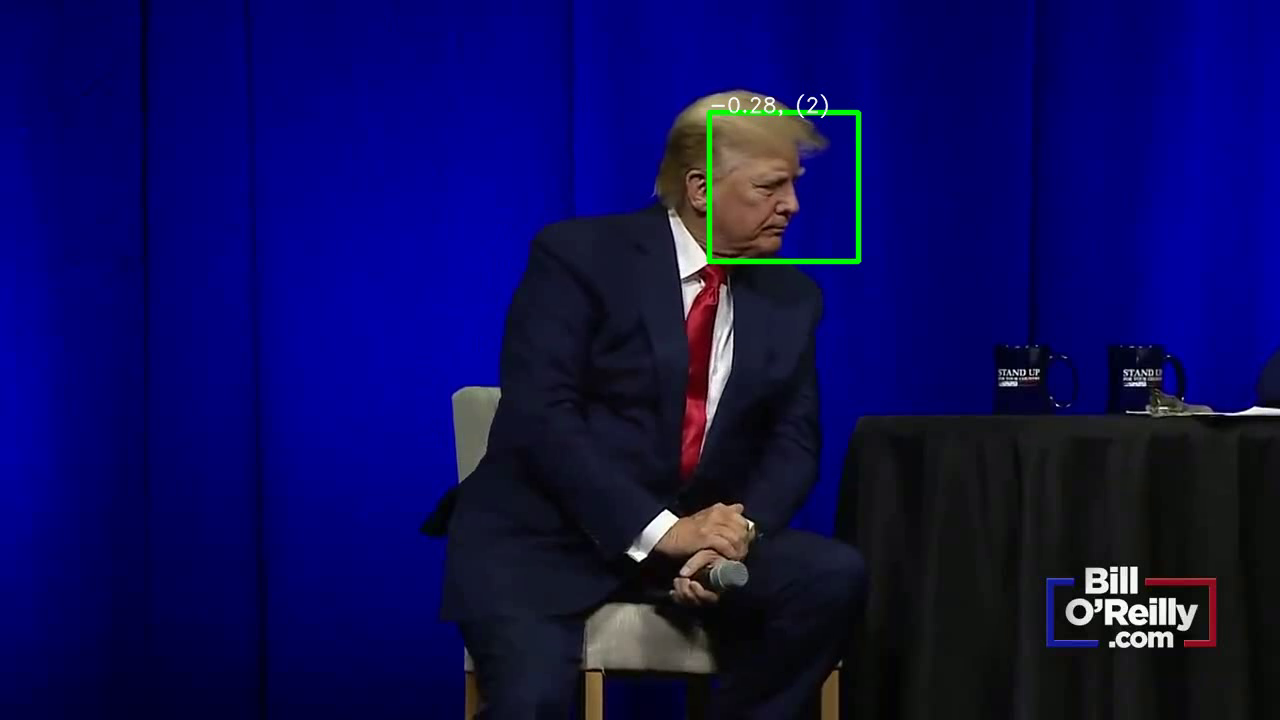
#> input picture frame 15 of video/15.mp4, 1280 x 720 px
$ jupyter execute --allow-errors Day3_OpenCV.ipynb
#> lines starting #> are read from the running program, lines starting #| are printed output that depends on the picture; after the words box and inside, x2 and y2 are one past the last pixel; in counts of white or black regions, pixels touching at a corner belong together; pictures that were not available may be replaced by others from this repository, and a replacement may not be noted
# Module 13 背景提取 & hough 霍夫變換
> 背景減除 (Background Subtraction) 是許多基於計算機視覺的任務中的主要預處理步驟。如果我們有完整的`靜止的背景幀`,那麼我們可以通過`幀差法`來計算畫素差從而獲取到前景物件。但是在大多數情況下, 我們可能沒有這樣的影像, 所以我們需要從我們擁有的任何影像中`提取背景`。當運動物體有陰影時,由於陰影也在移動,情況會變的變得更加複雜。為此引入了背景減除演算法,通過這一方法我們能夠從視訊中`分離出運動的物體前景`, 從而達到目標檢測的目的。 OpenCV已經實現了幾種非常容易使用的演算法。

> `大多數場景中相機的位置也是相對固定的, 尤其是在視頻安全程式中。在學習背景分割之前，首先需要瞭解背景模型`

> ### 幀差法 :
> 用前面一幀作為背景圖像，與當前幀進行相減，如果其相減後的絕對值大於閾值，則圖元點變為255， 否則變為0，通過這種方法來找出視頻中運動的物體<br>

>不過這種方法對光照與噪聲影響非常敏感，好的辦法是通過對`前面一系列幀提取背景模型進行相減`，OpenCV中實現的背景模型提取算法有兩種，一種是基於高斯混合模型GMM實現的背景提取，另外一種是基於最近鄰KNN實現的。

>

## 13-1 MOG 背景提取
> ### 高斯混合模型分離演算法, 全稱 Mixture of Gaussians
> 它使用 K（K=3 或 5）個高斯分佈混合對背景圖元進行建模。混合的權重表示這些顏色停留在場景中的時間比例，`背景顏色是那些保持更長時間和更靜態的顏色`。

> 在編寫代碼時，我們需要使用函數 ：`cv2.createBackgroundSubtractorMOG()` 創建一個背景物件。這個函數有些可選參數，比如要進行建模場景的時間長度，高斯混合成分的數量，閾值等。將他們`全部設置為預設值`。然後在整個視頻中我們是需要使用 backgroundsubtractor.apply() 就可以得到前景的遮罩圖。

> default : history=200, nmixtures=5, backgroundRatio=0.7

#> (a cell that did not finish here is left out)

### MOG2 : 高斯混合模型分離演算法,是 MOG 的改進演算法 Geometric Multigid
> 這個演算法的一個特點是它為每一個圖元選擇一個`合適數目的高斯分佈`。（上一個方法中我們使用是 `K 高斯分佈`）。它能更好地適應光照不同等各種場景。 和前面一樣我們需要創建一個背景物件。但在這裡我們可以選擇是否檢測陰影。如果 detectShadows = True（預設值），它就會檢測並將影子標記出來，但是這樣做會降低處理速度。影子會被標記為灰色。

> 主要通過視頻中的背景進行建模，實現背景消除，生成 mask 圖像，通過對 mask 二值圖像分析實現對前景活動物件的區域的提取，整個步驟如下：
> * 初始化背景建模物件 GMM
> * 讀取視頻一幀
> * 使用背景建模消除生成 mask
> * 對 mask 進行輪廓分析提取 ROI
> * 繪製 ROI 對象

[cell 2]
import numpy as np
import cv2

# cap = cv2.VideoCapture('./video/vtest.avi')
cap = cv2.VideoCapture('./video/15.mp4')

# cap = cv2.VideoCapture(0)

fgbg = cv2.createBackgroundSubtractorMOG2(history=1, detectShadows = True)   # MOG2
fgbg1 = cv2.createBackgroundSubtractorMOG2(history=200, detectShadows = False)   # MOG2

while(1):
    ret, frame = cap.read()
#> frame is the input picture: shape (720, 1280, 3); mean B, G, R 88.4, 12.3, 12.7
    if not ret : break

    frame = cv2.resize(frame, (800,450), interpolation = cv2.INTER_NEAREST)
#> frame: shape (450, 800, 3)

    fgmask = fgbg.apply(frame)
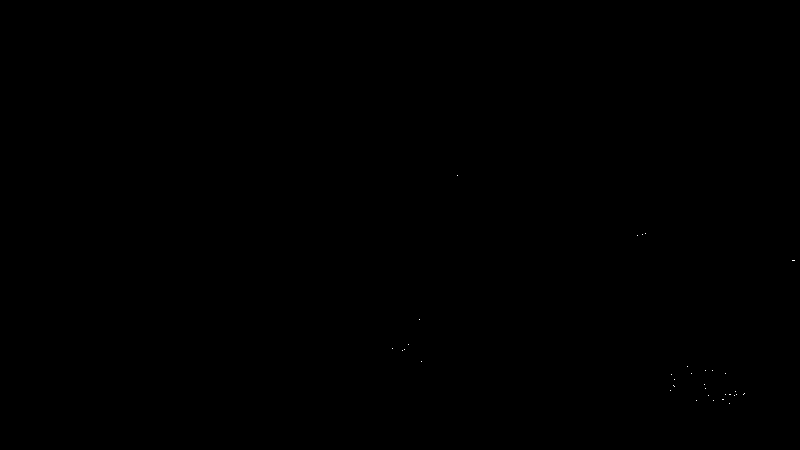
#> fgmask: shape (450, 800); values 127 (black) and 255 (white), 0.01% white in thin lines or dots, all inside (x1, y1, x2, y2) = (392, 175, 795, 404)
    fgmask1 = fgbg1.apply(frame)
#> fgmask1: shape (450, 800); every value is 255
    cv2.imshow('original', frame)
    cv2.imshow('frame shadows = 1', fgmask)
    cv2.imshow('frame shadows = 0', fgmask1)
    k = cv2.waitKey(80) & 0xff
#> (key Esc is pressed here)
    if k == 27:
        break

cap.release()
cv2.destroyAllWindows()
cv2.waitKey(1)

### GMG : 此演算法結合了靜態背景圖像估計和每個圖元的貝葉斯分割 （per-pixel Bayesian segmentation）
> 它使用前面很少的圖像（預設為前 120 幀）進行背景建模。它採用概率前景分割演算法，使用貝葉斯推斷識別可能的前景物件。這是一種`自我調整的估計`，新觀察到的物件比舊的物件具有更高的權重，從而對光照變化產生適應。一些`形態學操作如開運算, 閉運算等`被用來除去不需要的噪音。在開始的前幾幀圖像中你會看到一個黑色視窗。

> GMG 由於需要先學習，因此一開始不會顯示。

[cell 3]
import numpy as np
import cv2

cap = cv2.VideoCapture('./video/15.mp4')

kernel = cv2.getStructuringElement(cv2.MORPH_ELLIPSE,(3,3))
fgbg = cv2.bgsegm.createBackgroundSubtractorGMG()                # GMG

while(1):
    ret, frame = cap.read()
    if not ret : break

    frame = cv2.resize(frame, (800,450), interpolation = cv2.INTER_NEAREST)

    fgmask = fgbg.apply(frame)
#> fgmask: shape (450, 800); every value is 0
#     fgmask = cv2.morphologyEx(fgmask, cv2.MORPH_OPEN, kernel)
    cv2.imshow('original', frame)
    cv2.imshow('frame',fgmask)
    k = cv2.waitKey(80) & 0xff
#> (key Esc is pressed here)
    if k == 27:
        break

cap.release()
cv2.destroyAllWindows()
cv2.waitKey(1)

### Mog, Mog2, Knn, GMG

|method | 說明                                 | 語法                    |
|-------|-------------------------------------|------------------------|
|MOG    | 基於混合高斯進行背景建模               |BackgroundSubtractorMOG|
|MOG2   | 基於混合高斯進行背景建模，MOG的升級版本 |BackgroundSubtractorMOG2|
|KNN    | 基於K最近鄰進行背景建模                |BackgroundSubtractorKNN|
|GMG    | 基於畫素顏色進行背景建模               |BackgroundSubtractorGMG|

[cell 4]
import cv2

# bs = cv2.bgsegm.createBackgroundSubtractorMOG()
# bs = cv2.createBackgroundSubtractorMOG2()
bs = cv2.createBackgroundSubtractorKNN()
# bs = cv2.bgsegm.createBackgroundSubtractorGMG()     # slow

# cap = cv2.VideoCapture(0)
cap = cv2.VideoCapture('./video/15.mp4')
ratio = cap.get(cv2.CAP_PROP_FRAME_WIDTH) / cap.get(cv2.CAP_PROP_FRAME_HEIGHT)

WIDTH = 400
HEIGHT = int(WIDTH / ratio)

while True:
    ret, frame = cap.read()
    if not ret : break

    frame = cv2.resize(frame, (WIDTH, HEIGHT))
#> frame: shape (225, 400, 3)
    frame = cv2.flip(frame, 1)
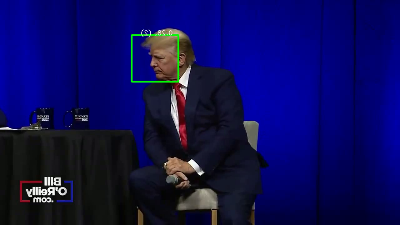
#> frame: shape (225, 400, 3); mean B, G, R 88.3, 12.2, 12.6

    gray = bs.apply(frame)                   # 演算法中自動會進行灰階和模糊化
#> gray: shape (225, 400); every value is 255
    mask = cv2.threshold(gray, 30, 255, cv2.THRESH_BINARY)[1]
    mask = cv2.erode(mask, None, iterations=2)
    mask = cv2.dilate(mask, None, iterations=10)

    contours, hierarchy = cv2.findContours(mask, cv2.RETR_EXTERNAL, cv2.CHAIN_APPROX_SIMPLE)
#> contours = [[[0, 0], [0, 224], [399, 224], [399, 0]]]

    for c in contours:
        if cv2.contourArea(c) < 200:
            continue

        cv2.drawContours(frame, contours, -1, (0, 255, 255), 2)   # 畫出輪廓
        (x, y, w, h) = cv2.boundingRect(c)                       # 畫出矩型
        cv2.rectangle(frame, (x,y), (x+w, y+h), (0, 255, 0), 2)
#> this loop made 1 pass
#> (c, x, y, w, h) on pass 1: ([[0, 0], [0, 224], [399, 224], [399, 0]], 0, 0, 400, 225)
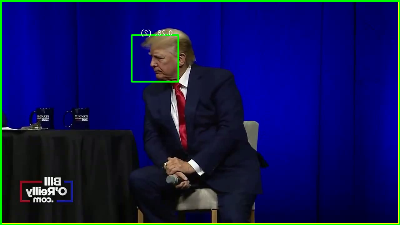
#> frame: shape (225, 400, 3); 2.76% of pixels changed, all inside (x1, y1, x2, y2) = (0, 0, 400, 225)

    mask = cv2.cvtColor(mask, cv2.COLOR_GRAY2BGR)
#> mask: shape (225, 400, 3); every value is 255
    frame = cv2.hconcat([frame, mask])
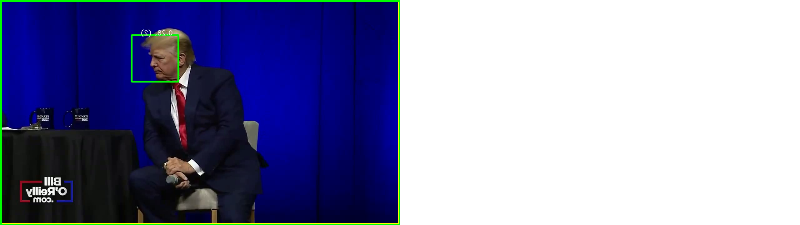
#> frame: shape (225, 800, 3); mean B, G, R 170.5, 137.1, 134.6

    cv2.imshow('frame', frame)
    if cv2.waitKey(1) == 27:
#> (key Esc is pressed here)
        break
cap.release()
cv2.destroyAllWindows()
cv2.waitKey(1)
#> Out = 27

## 13-2 K-Nearest(KNN) 鄰近演算法 K-nearest neigbours
> 鄰近演算法，或者說K最近鄰 (kNN，k-NearestNeighbor) 分類演算法是資料探勘分類技術中最簡單的方法之一。所謂 K 最近鄰，就是 k 個最近的鄰居的意思，說的是每個樣本都可以用它`最接近的k個鄰居來代表`。<br>

> kNN 演算法的核心思想是如果一個樣本在特徵空間中的 k 個最相鄰的樣本中的大多數屬於某一個類別，則該樣本也屬於這個類別，並具有這個類別上樣本的特性。該方法在確定`分類決策`上只依據最鄰近的一個或者幾個樣本的類別來決定待分樣本所屬的類別。 kNN方法在類別決策時，只與極少量的相鄰樣本有關。由於kNN方法主要靠周圍有限的鄰近的樣本，而不是靠判別類域的方法來確定所屬類別的，因此對於類域的交叉或重疊較多的待分樣本集來說，kNN方法較其他方法更為適合。

[cell 5]
import numpy as np
import cv2

# cap = cv2.VideoCapture('./video/vtest.avi')
cap = cv2.VideoCapture('./video/overpass.mp4')

bs = cv2.createBackgroundSubtractorKNN(detectShadows=True)

while True:
    ret, frame = cap.read()
    if not ret : break

    frame = cv2.resize(frame, (800,500), interpolation = cv2.INTER_NEAREST)
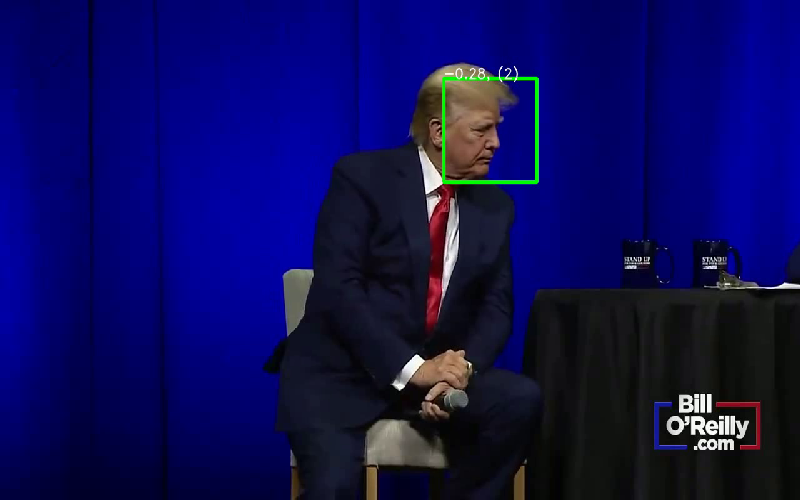
#> frame: shape (500, 800, 3); mean B, G, R 88.5, 12.3, 12.7

    fg_mask = bs.apply(frame)
#> fg_mask: shape (500, 800); every value is 255
    cv2.imshow('frame', fg_mask)
    cv2.imshow('original', frame)
    k = cv2.waitKey(80) & 0xff
#> (key Esc is pressed here)
    if k == 27:
        break

cap.release()
cv2.destroyAllWindows()
cv2.waitKey(1)
#> Out = 27

$ run again, starting later in the video
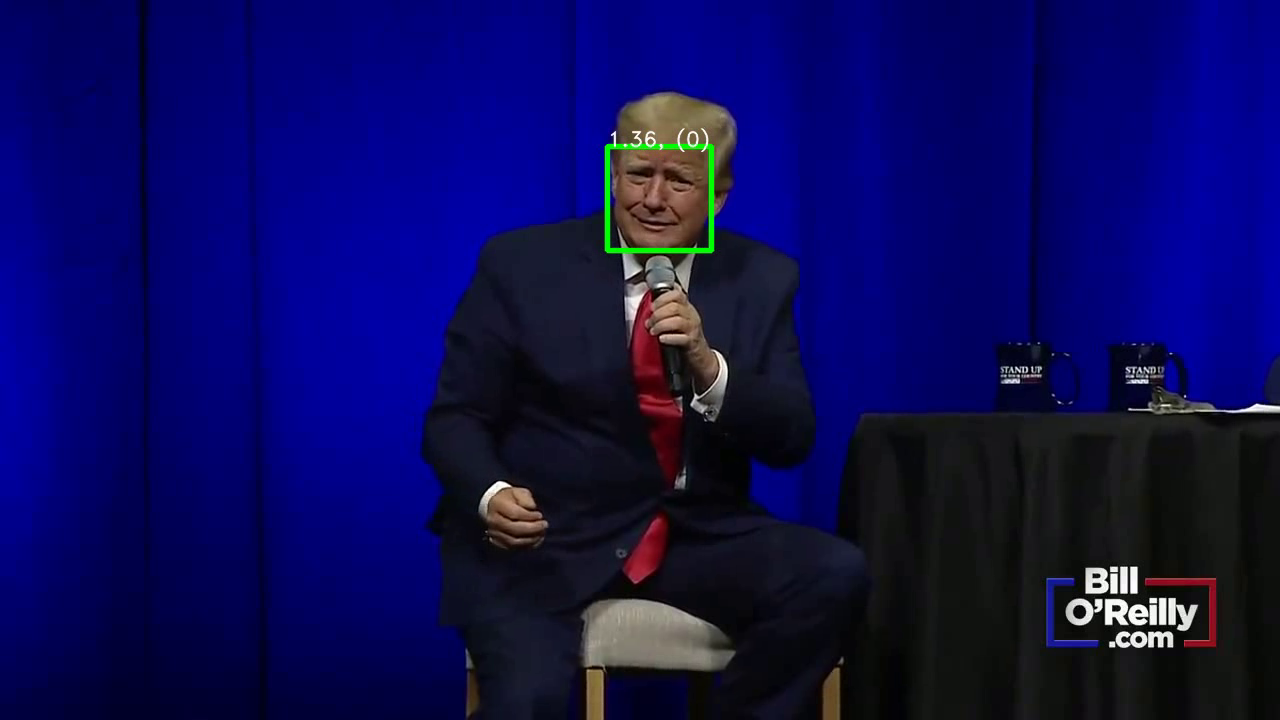
#> input picture frame 69 of video/15.mp4, 1280 x 720 px
#> frame is the input picture: shape (720, 1280, 3); mean B, G, R 86.9, 11.1, 11.8
#> fgmask1: shape (450, 800); every value is 255
#> gray: shape (225, 400); every value is 255
#> contours = [[[0, 0], [0, 224], [399, 224], [399, 0]]]
#> the loop `for c in contours:` made 1 pass
#> (c, x, y, w, h) on pass 1: ([[0, 0], [0, 224], [399, 224], [399, 0]], 0, 0, 400, 225)
#> after the loop `for c in contours:`:
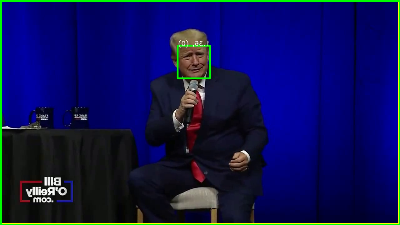
#> frame: shape (225, 400, 3); mean B, G, R 84.5, 18, 13.4
#> mask: shape (225, 400, 3); every value is 255
#> `cv2.waitKey(1)`: Out = 27
#> `frame = cv2.resize(frame, (800,500), interpolation = cv2.INTER_NEAREST)`:
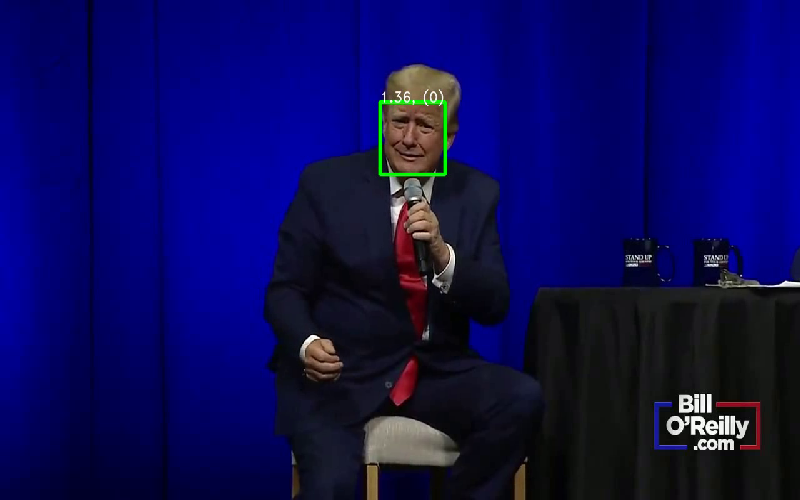
#> frame: shape (500, 800, 3); mean B, G, R 87, 11.1, 11.8
#> fg_mask: shape (500, 800); every value is 255

$ run again, starting later in the video
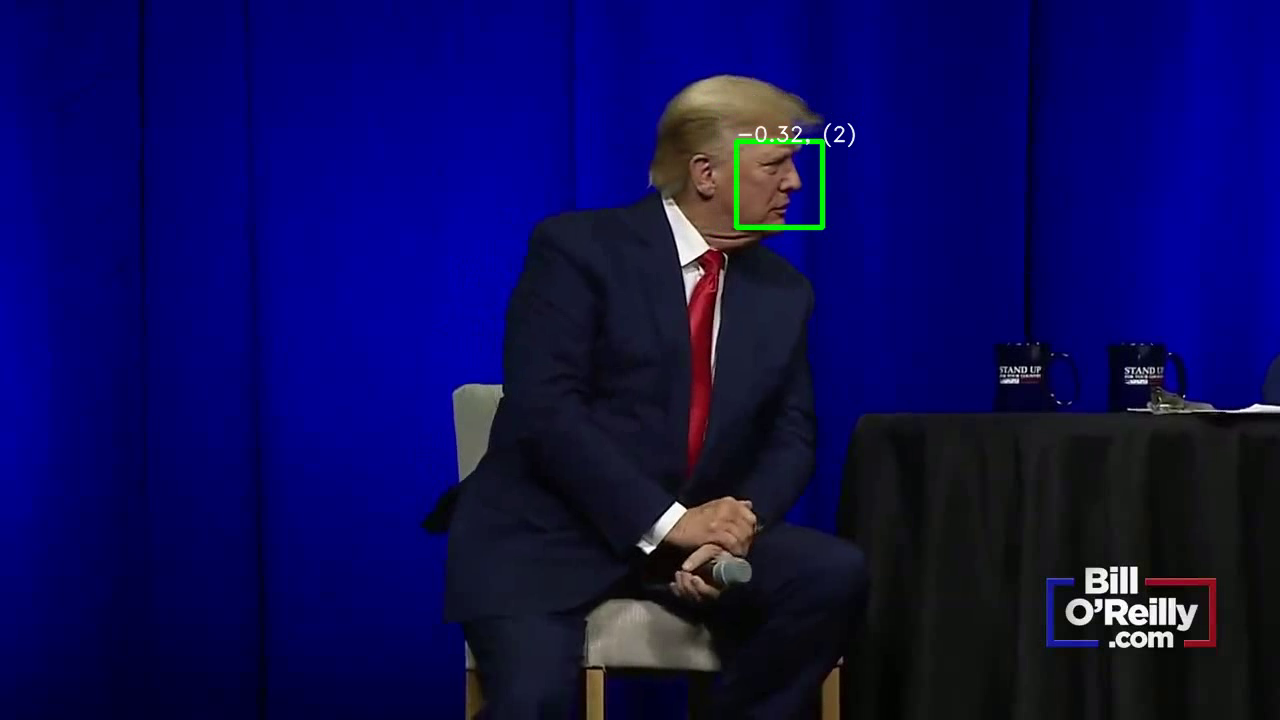
#> input picture frame 124 of video/15.mp4, 1280 x 720 px
#> frame is the input picture: shape (720, 1280, 3); mean B, G, R 86.6, 11.9, 12.6
#> fgmask1: shape (450, 800); every value is 255
#> gray: shape (225, 400); every value is 255
#> contours = [[[0, 0], [0, 224], [399, 224], [399, 0]]]
#> the loop `for c in contours:` made 1 pass
#> (c, x, y, w, h) on pass 1: ([[0, 0], [0, 224], [399, 224], [399, 0]], 0, 0, 400, 225)
#> after the loop `for c in contours:`:
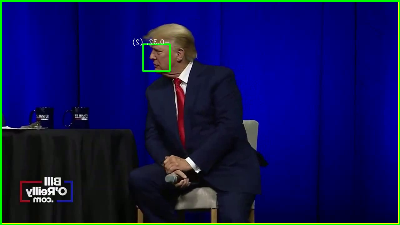
#> frame: shape (225, 400, 3); mean B, G, R 84.2, 18.8, 14.2
#> mask: shape (225, 400, 3); every value is 255
#> `cv2.waitKey(1)`: Out = 27
#> `frame = cv2.resize(frame, (800,500), interpolation = cv2.INTER_NEAREST)`:
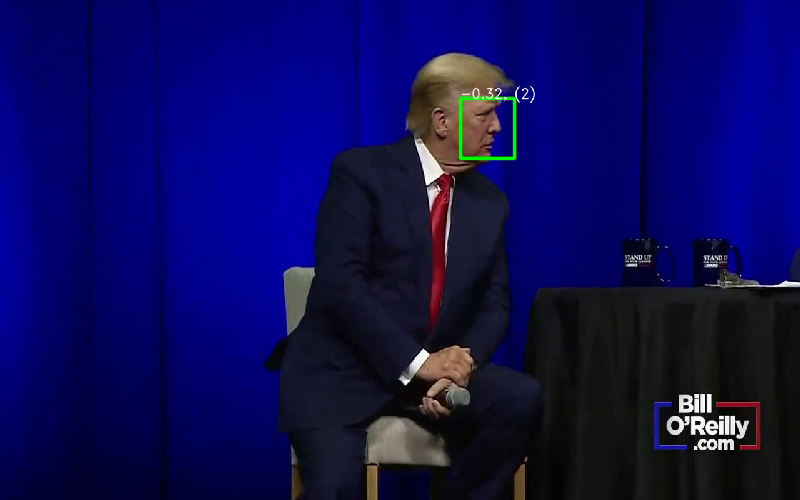
#> frame: shape (500, 800, 3); mean B, G, R 86.7, 11.8, 12.6
#> fg_mask: shape (500, 800); every value is 255
